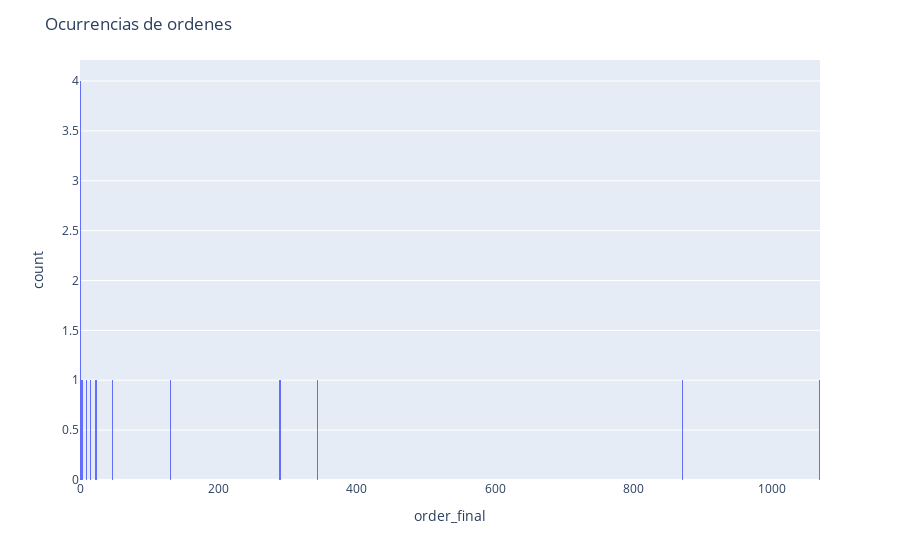

Notebook code cell kept with this figure:
### Code cell
print("Orden: \n\n",data.order_final.value_counts())
px.histogram(data.order_final.value_counts(), nbins = 1000, x="order_final").update_layout(title_text="Ocurrencias de ordenes")

### Figure 1 — Plotly figure (JSON) as saved in the notebook; plotly's stock layout.template omitted (floating-point values rounded to 4 significant figures)
{"data": [{"alignmentgroup": "True", "bingroup": "x", "hovertemplate": "order_final=%{x}<br>count=%{y}<extra></extra>", "legendgroup": "", "marker": {"color": "#636efa", "pattern": {"shape": ""}}, "name": "", "nbinsx": 1000, "offsetgroup": "", "orientation": "v", "showlegend": false, "type": "histogram", "x": [1069, 870, 342, 288, 130, 46, 23, 15, 8, 2, 1, 1, 1, 1], "xaxis": "x", "yaxis": "y"}], "layout": {"barmode": "relative", "legend": {"tracegroupgap": 0}, "margin": {"t": 60}, "title": {"text": "Ocurrencias de ordenes"}, "xaxis": {"anchor": "y", "domain": [0, 1], "title": {"text": "order_final"}}, "yaxis": {"anchor": "x", "domain": [0, 1], "title": {"text": "count"}}}}
